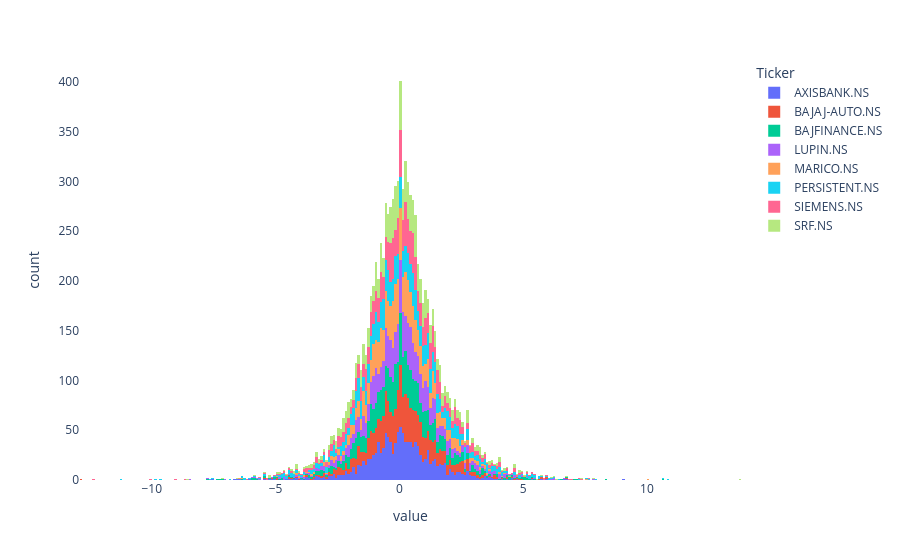

The notebook cell saved with this chart:
### Code cell
fig = px.histogram(daily_returns_reset.drop(columns = ['Date']))
fig.update_layout({'plot_bgcolor' : 'white'})
fig.show()

### Figure 1 — Plotly figure (JSON) as saved in the notebook; plotly's stock layout.template omitted (floating-point values rounded to 4 significant figures; data arrays with more than 128 entries replaced by an {"elided": "..."} marker saying what was removed)
{"data": [{"bingroup": "x", "hovertemplate": "Ticker=AXISBANK.NS<br>value=%{x}<br>count=%{y}<extra></extra>", "legendgroup": "AXISBANK.NS", "marker": {"color": "#636efa", "pattern": {"shape": ""}}, "name": "AXISBANK.NS", "orientation": "v", "showlegend": true, "type": "histogram", "x": {"elided": "1239 float values"}, "xaxis": "x", "yaxis": "y"}, {"bingroup": "x", "hovertemplate": "Ticker=BAJAJ-AUTO.NS<br>value=%{x}<br>count=%{y}<extra></extra>", "legendgroup": "BAJAJ-AUTO.NS", "marker": {"color": "#EF553B", "pattern": {"shape": ""}}, "name": "BAJAJ-AUTO.NS", "orientation": "v", "showlegend": true, "type": "histogram", "x": {"elided": "1239 float values"}, "xaxis": "x", "yaxis": "y"}, {"bingroup": "x", "hovertemplate": "Ticker=BAJFINANCE.NS<br>value=%{x}<br>count=%{y}<extra></extra>", "legendgroup": "BAJFINANCE.NS", "marker": {"color": "#00cc96", "pattern": {"shape": ""}}, "name": "BAJFINANCE.NS", "orientation": "v", "showlegend": true, "type": "histogram", "x": {"elided": "1239 float values"}, "xaxis": "x", "yaxis": "y"}, {"bingroup": "x", "hovertemplate": "Ticker=LUPIN.NS<br>value=%{x}<br>count=%{y}<extra></extra>", "legendgroup": "LUPIN.NS", "marker": {"color": "#ab63fa", "pattern": {"shape": ""}}, "name": "LUPIN.NS", "orientation": "v", "showlegend": true, "type": "histogram", "x": {"elided": "1239 float values"}, "xaxis": "x", "yaxis": "y"}, {"bingroup": "x", "hovertemplate": "Ticker=MARICO.NS<br>value=%{x}<br>count=%{y}<extra></extra>", "legendgroup": "MARICO.NS", "marker": {"color": "#FFA15A", "pattern": {"shape": ""}}, "name": "MARICO.NS", "orientation": "v", "showlegend": true, "type": "histogram", "x": {"elided": "1239 float values"}, "xaxis": "x", "yaxis": "y"}, {"bingroup": "x", "hovertemplate": "Ticker=PERSISTENT.NS<br>value=%{x}<br>count=%{y}<extra></extra>", "legendgroup": "PERSISTENT.NS", "marker": {"color": "#19d3f3", "pattern": {"shape": ""}}, "name": "PERSISTENT.NS", "orientation": "v", "showlegend": true, "type": "histogram", "x": {"elided": "1239 float values"}, "xaxis": "x", "yaxis": "y"}, {"bingroup": "x", "hovertemplate": "Ticker=SIEMENS.NS<br>value=%{x}<br>count=%{y}<extra></extra>", "legendgroup": "SIEMENS.NS", "marker": {"color": "#FF6692", "pattern": {"shape": ""}}, "name": "SIEMENS.NS", "orientation": "v", "showlegend": true, "type": "histogram", "x": {"elided": "1239 float values"}, "xaxis": "x", "yaxis": "y"}, {"bingroup": "x", "hovertemplate": "Ticker=SRF.NS<br>value=%{x}<br>count=%{y}<extra></extra>", "legendgroup": "SRF.NS", "marker": {"color": "#B6E880", "pattern": {"shape": ""}}, "name": "SRF.NS", "orientation": "v", "showlegend": true, "type": "histogram", "x": {"elided": "1239 float values"}, "xaxis": "x", "yaxis": "y"}], "layout": {"barmode": "relative", "legend": {"title": {"text": "Ticker"}, "tracegroupgap": 0}, "margin": {"t": 60}, "plot_bgcolor": "white", "xaxis": {"anchor": "y", "domain": [0, 1], "title": {"text": "value"}}, "yaxis": {"anchor": "x", "domain": [0, 1], "title": {"text": "count"}}}}
